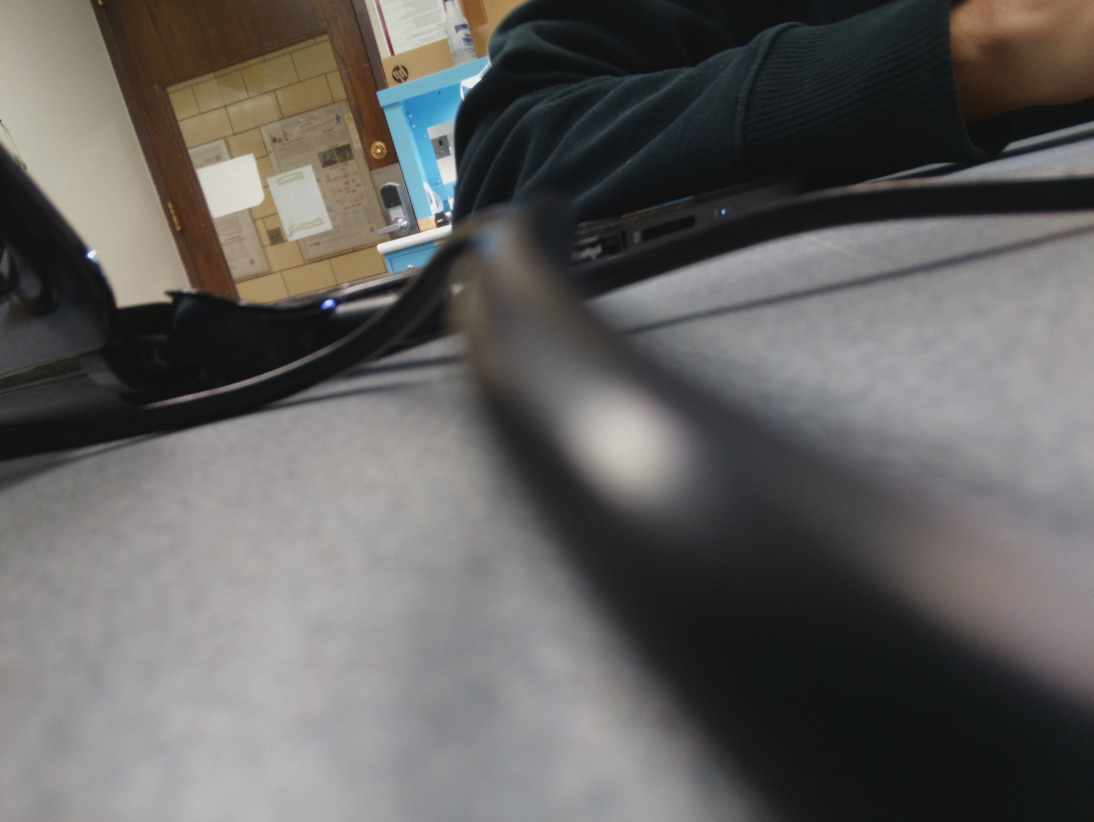
#> input picture camera/2017-10-31_1635.jpg, 3280 x 2464 px, given in place of 2017-10-31_1635.jpg.jpg, which was not available (shown at 1/3 size)
$ python -i ip_color_segmentation2.py   (imports and definitions only)
#> lines starting #> are read from the running program, lines starting #| are printed output that depends on the picture; pictures that were not available may be replaced by others from this repository, and a replacement may not be noted
#> in ip, img is the input picture: PIL image 3280x2464 RGB; mean R, G, B 99, 97.1, 95.3
from PIL import Image
import sys
import numpy as np
from PIL import ImageFilter
import math

def colorSeg(f, m, T):
    '''
    Using Numpy and vectorizing 3D distance equation

    :param f: Image in obtained from  Image.open(path)
    :param m: vector of size 3 having mean values for R G B.
    :param T: Threshold or radious of the sphere in the RGB space
    :return: Returns matrix I for BW img --> Usin
    '''
#> called with T = 51


    rgb_im = f.convert('RGB')
    r, g, b = rgb_im.split()

    # Average R G B values on the spheres
    ar = m[0]
    ag = m[1]
    ab = m[2]

    # Converting to Numpy arrays
    r = np.array(r)
    g = np.array(g)
    b = np.array(b)

    # From distance equation D = sqrt(math.pow((zr - ar) , 2) + math.pow((zg - ag),2) + math.pow((zb - ab),2)) in a vectorized version
    # (r - ar)^2  (g - ag)^2  (b - ab)^2
    I = pow((r - ar),2)
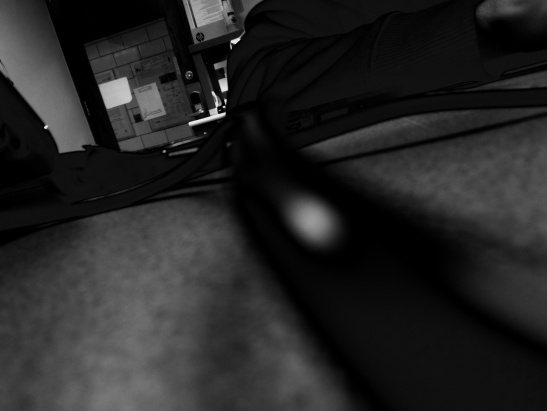
#> I: shape (2464, 3280) float64 (shown at 1/6 size); min 0.0278, max 32460, mean 4821.1; drawn with min black and max white
    A = pow((g - ag),2)
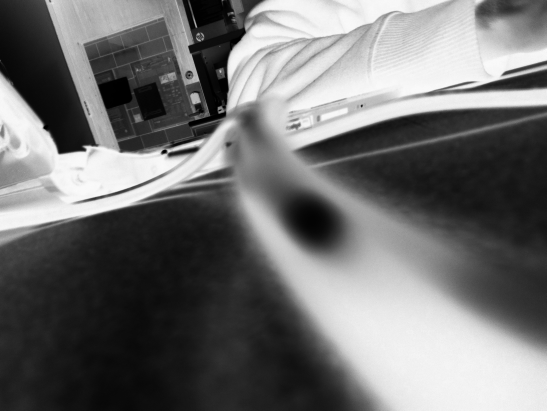
#> A: shape (2464, 3280) float64 (shown at 1/6 size); min 0.0625, max 44205.1, mean 19524.6; drawn with min black and max white
    B = pow((b - ab),2)
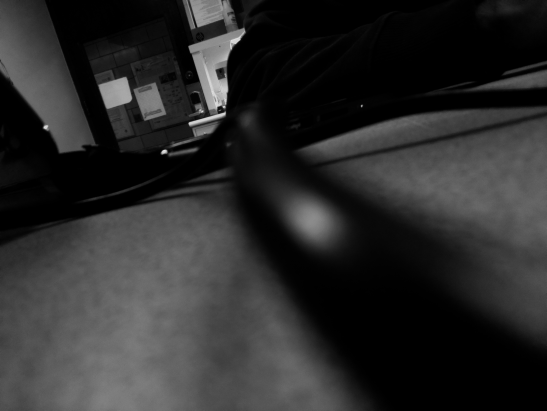
#> B: shape (2464, 3280) float64 (shown at 1/6 size); min 0.198, max 57333.9, mean 9729.9; drawn with min black and max white
    C = pow(T,2) - A - B
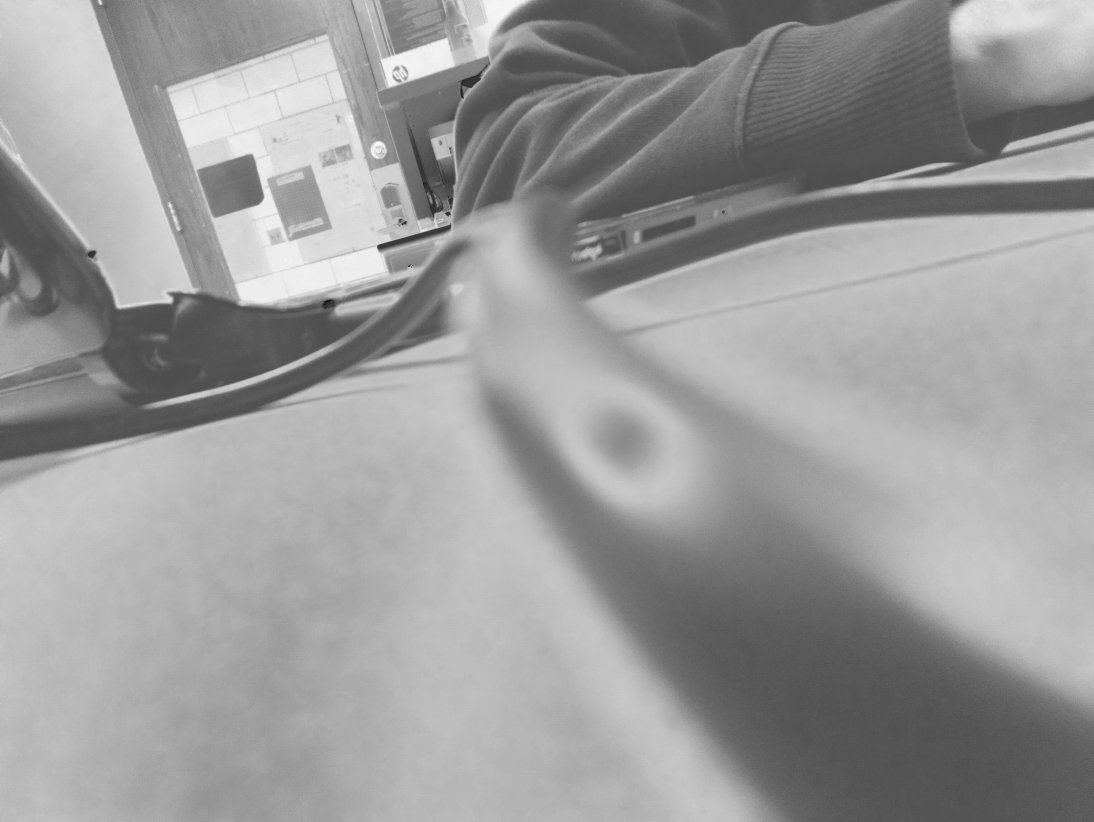
#> C: shape (2464, 3280) float64 (shown at 1/3 size); min -55066, max -8317.2, mean -26653.6; drawn with min black and max white
    # now we can use the inequality equation derived from the 3d distance eq and say that I < C to bei n the sphere

    # create zeros matrix
    rows = r.shape[0]
    cols = r.shape[1]
    g = np.zeros((rows, cols))

    # Assign white pixels to pixels within threshold
    g[np.where(I < C)] = 255

    return g

def ip():
    # Path variables
    path="/home/pi/Documents/access/camera/" # "C:/Users/Victor/Documents/UMass Amherst/Fall 2017 (senior)/SDP/images/" #"/home/pi/Documents/access/camera/" # path without image name
    save_to=path # "/home/pi/Documents/access/camera/" #"" for same directory

    # Check input name
    if len(sys.argv) < 2:
        print("No input detected!")
        sys.exit("No input detected! Name of the file without extension must be provided as input through console")


    file_name = sys.argv[1]
    print(" -> Color segmentation (RGB to BW): "+file_name)

    # Load image:
    path = path+file_name+".jpg" # assuming jpg extension which is the one that we use when we take a picture
    img = Image.open(path)

    #img.show()

    #m = [255*0.14412,255*0.707508,255*0.115358]
    #T = 0.25*255;

    m = [255*0.246405,255*0.879411765,255*0.061];
    T = 0.20*255;

    I = colorSeg(img,m,T)
#> I: shape (2464, 3280) float64; every value is 0
    I = Image.fromarray(I).convert('L')
#> I: PIL image 3280x2464 L; every value is 0
    #I.show()

    b_w_img_filtered = I.filter(ImageFilter.MedianFilter(size=7))
    b_w_img_filtered = b_w_img_filtered.filter(ImageFilter.MedianFilter(size=7))
    b_w_img_filtered = b_w_img_filtered.filter(ImageFilter.MedianFilter(size=7))
    b_w_img_filtered = b_w_img_filtered.filter(ImageFilter.MedianFilter(size=7))

    bw_img_name=file_name+"_bw.jpg"
    #I.save(save_to+bw_img_name)
    b_w_img_filtered.save(save_to+bw_img_name)
    print("------------------------ Done ------------------------")

>>> result = ip()

$ run again, on camera/2017-11-17_1641.jpg
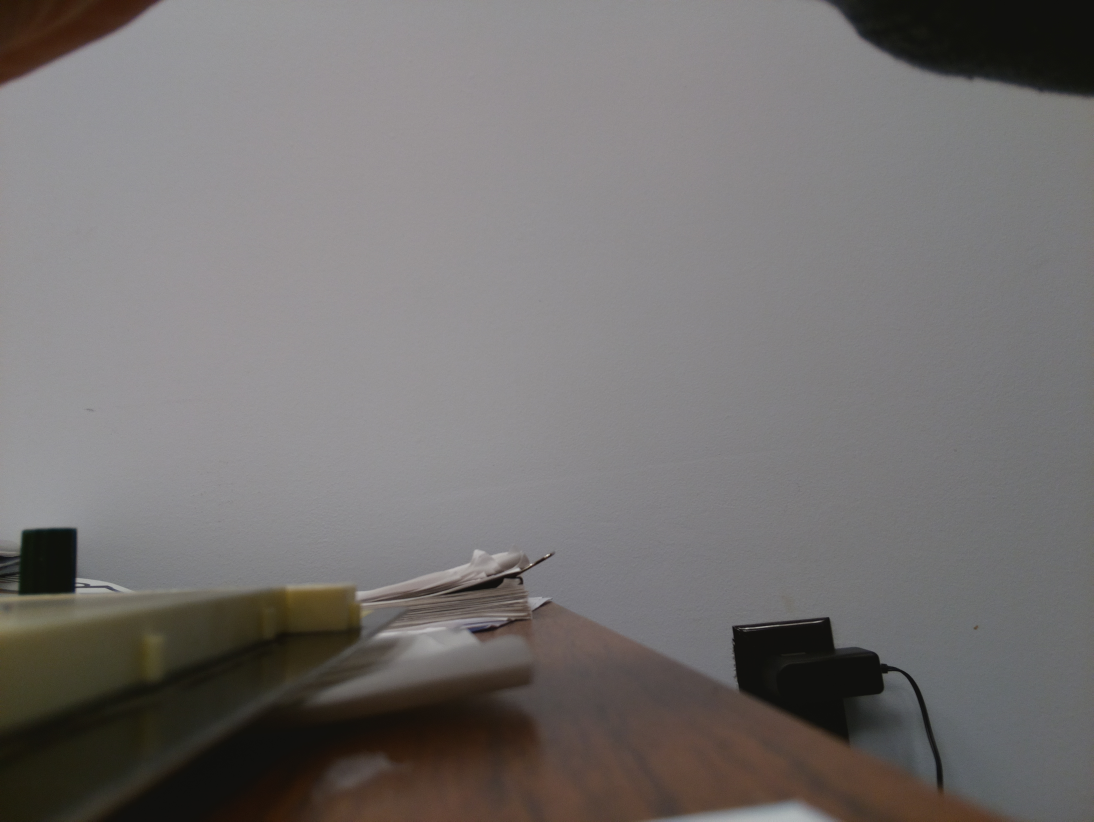
#> input picture camera/2017-11-17_1641.jpg, 3280 x 2464 px, given in place of 2017-11-17_1641.jpg.jpg, which was not available (shown at 1/3 size)
#> in ip, img is the input picture: PIL image 3280x2464 RGB; mean R, G, B 116.8, 113.6, 112.8
#> in colorSeg, `B = pow((b - ab),2)`:
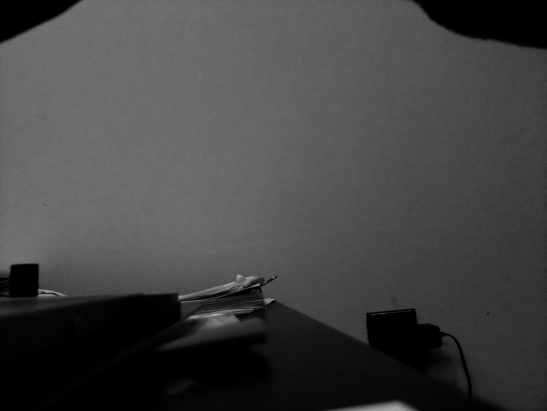
#> B: shape (2464, 3280) float64 (shown at 1/6 size); min 0.198, max 43033.4, mean 11467.5; drawn with min black and max white
#> in colorSeg, `C = pow(T,2) - A - B`:
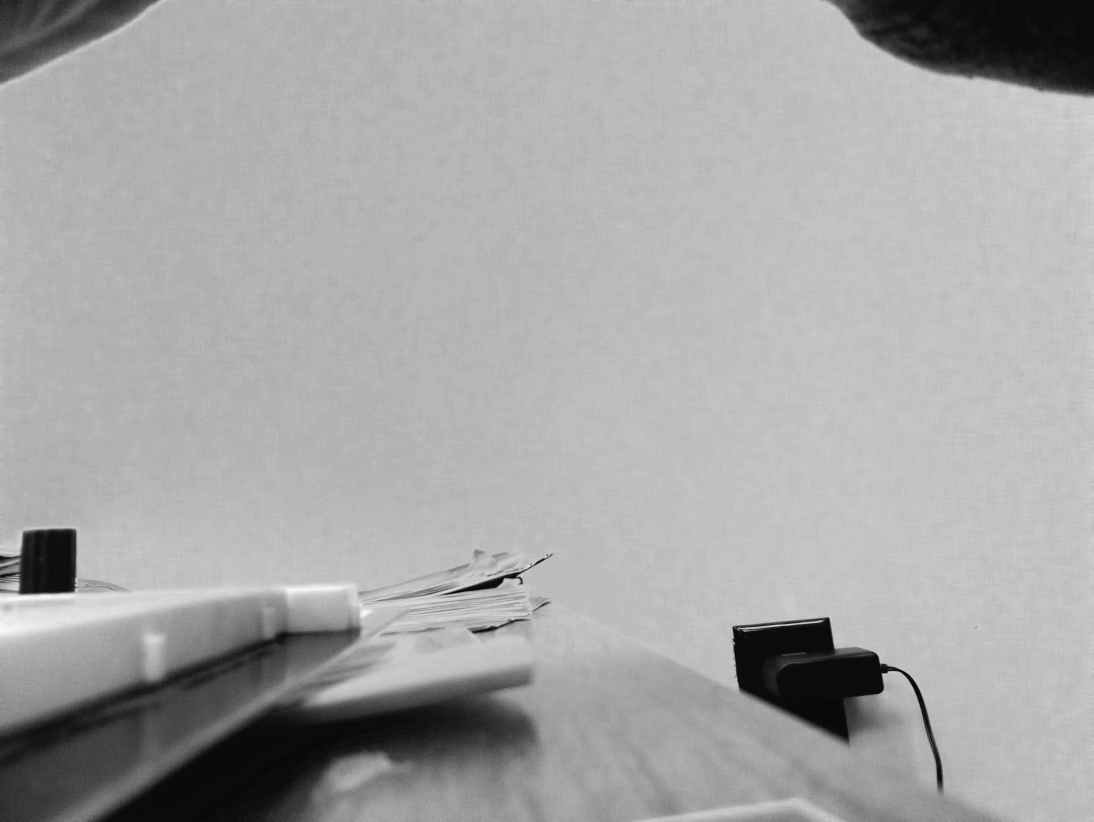
#> C: shape (2464, 3280) float64 (shown at 1/3 size); min -42159.1, max -12550.1, mean -22748.5; drawn with min black and max white

$ run again, on camera/2017-11-17_1653.jpg
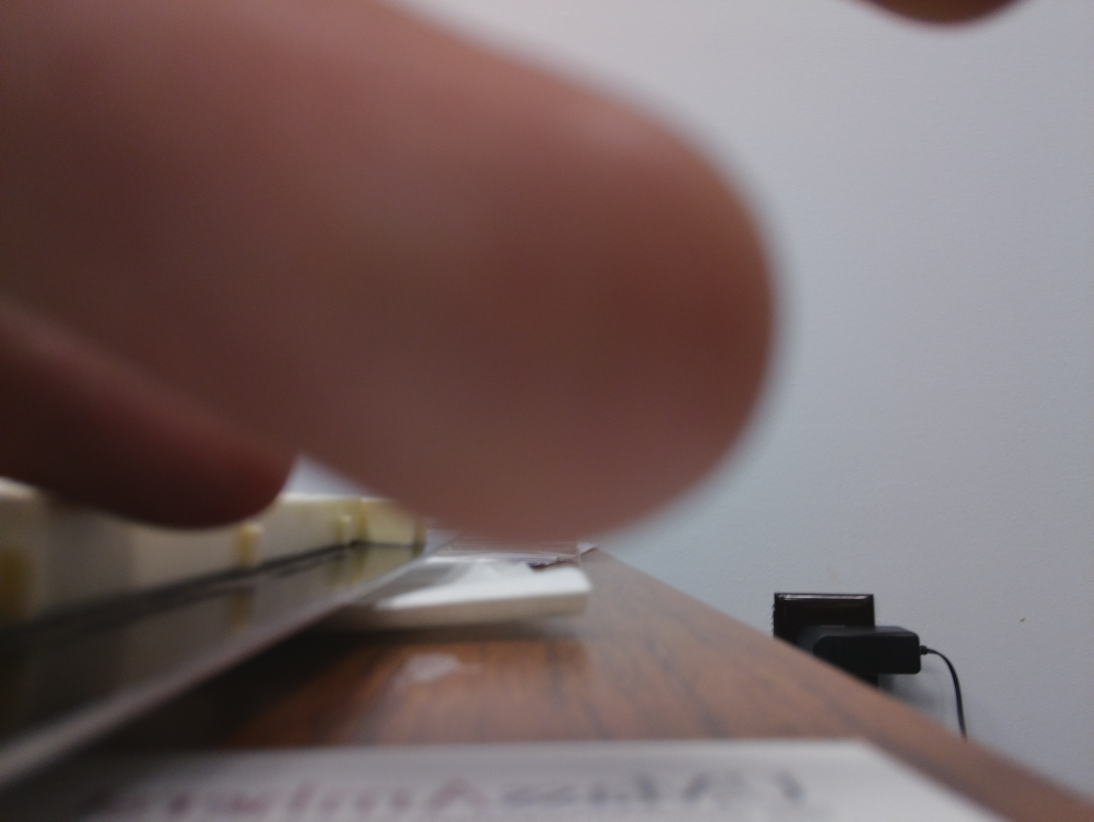
#> input picture camera/2017-11-17_1653.jpg, 3280 x 2464 px, given in place of 2017-11-17_1653.jpg.jpg, which was not available (shown at 1/3 size)
#> in ip, img is the input picture: PIL image 3280x2464 RGB; mean R, G, B 118.5, 100.8, 100.4
#> in colorSeg, `B = pow((b - ab),2)`:
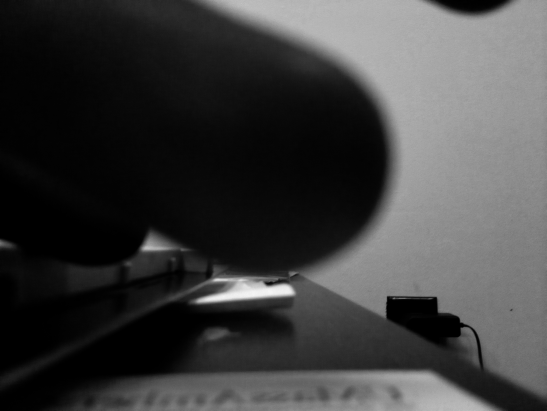
#> B: shape (2464, 3280) float64 (shown at 1/6 size); min 0.198, max 42207.6, mean 10401.9; drawn with min black and max white
#> in colorSeg, `C = pow(T,2) - A - B`:
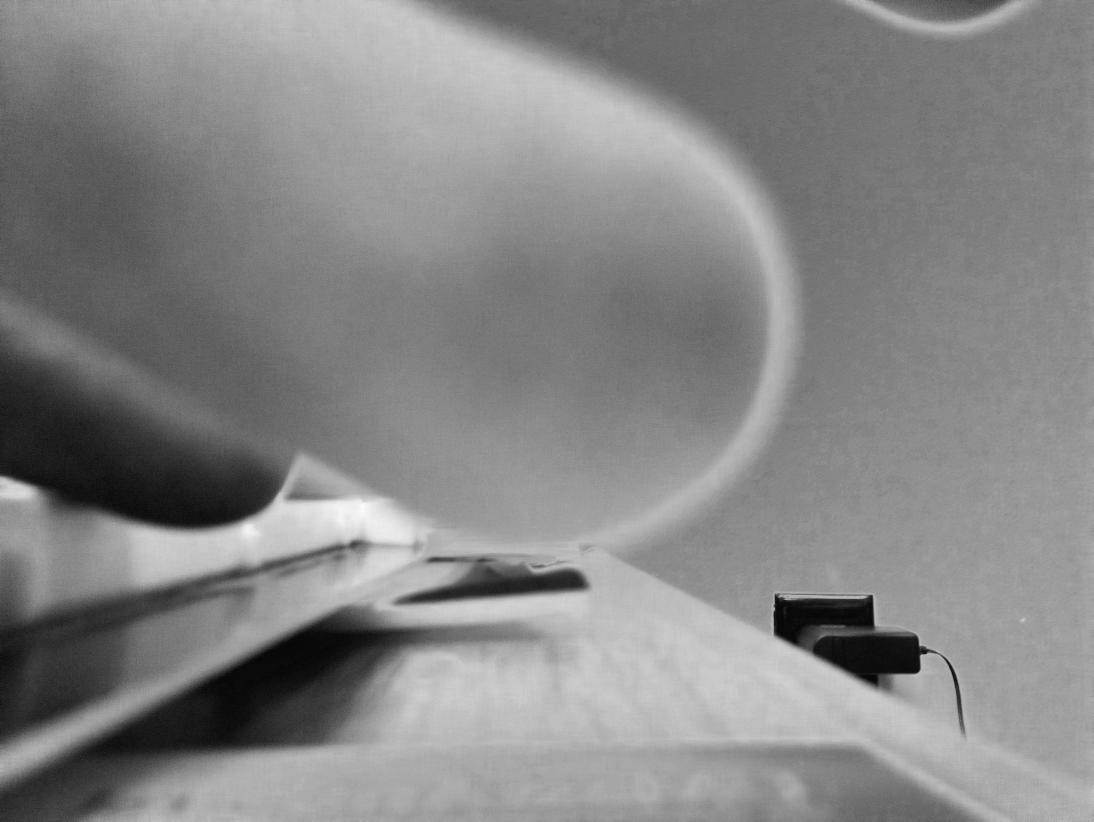
#> C: shape (2464, 3280) float64 (shown at 1/3 size); min -41647, max -11348.4, mean -25683.6; drawn with min black and max white
